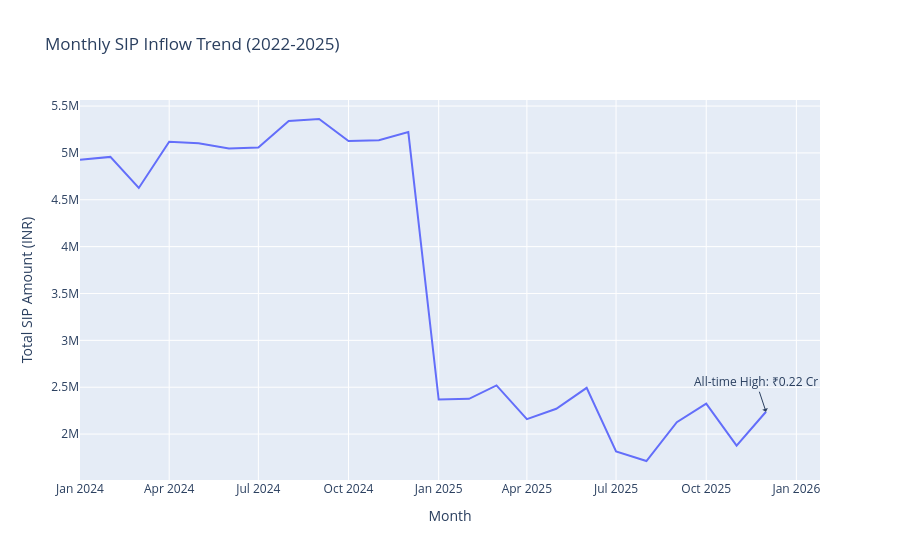

The notebook cell saved with this chart:
### Markdown cell above
## 3. SIP Inflow Time-Series
Monthly SIP trend with Dec 2025 peak annotation.

### Code cell
query_sip = """
SELECT d.year, d.month, SUM(t.amount_inr) as total_sip
FROM fact_transactions t
JOIN dim_date d ON t.transaction_date = d.date
WHERE t.transaction_type = 'SIP'
GROUP BY d.year, d.month
ORDER BY d.year, d.month
"""
df_sip = pd.read_sql(query_sip, engine)
df_sip['date'] = pd.to_datetime(df_sip[['year', 'month']].assign(day=1))

fig_sip = px.line(df_sip, x='date', y='total_sip', title='Monthly SIP Inflow Trend (2022-2025)',
                  labels={'total_sip': 'Total SIP Amount (INR)', 'date': 'Month'})

peak_val = df_sip[df_sip['date'] == '2025-12-01']['total_sip'].values[0]
fig_sip.add_annotation(x="2025-12-01", y=peak_val, text=f"All-time High: ₹{peak_val/1e7:.2f} Cr",
                       showarrow=True, arrowhead=1)
fig_sip.show()
fig_sip.write_image(os.path.join(chart_export_dir, "03_sip_trend.png"))

### Figure 1 — Plotly figure (JSON) as saved in the notebook; plotly's stock layout.template omitted (floating-point values rounded to 4 significant figures)
{"data": [{"hovertemplate": "Month=%{x}<br>Total SIP Amount (INR)=%{y}<extra></extra>", "legendgroup": "", "line": {"color": "#636efa", "dash": "solid"}, "marker": {"symbol": "circle"}, "mode": "lines", "name": "", "orientation": "v", "showlegend": false, "type": "scatter", "x": ["2024-01-01T00:00:00", "2024-02-01T00:00:00", "2024-03-01T00:00:00", "2024-04-01T00:00:00", "2024-05-01T00:00:00", "2024-06-01T00:00:00", "2024-07-01T00:00:00", "2024-08-01T00:00:00", "2024-09-01T00:00:00", "2024-10-01T00:00:00", "2024-11-01T00:00:00", "2024-12-01T00:00:00", "2025-01-01T00:00:00", "2025-02-01T00:00:00", "2025-03-01T00:00:00", "2025-04-01T00:00:00", "2025-05-01T00:00:00", "2025-06-01T00:00:00", "2025-07-01T00:00:00", "2025-08-01T00:00:00", "2025-09-01T00:00:00", "2025-10-01T00:00:00", "2025-11-01T00:00:00", "2025-12-01T00:00:00"], "xaxis": "x", "y": [4928000.0, 4957000.0, 4626000.0, 5120000.0, 5102000.0, 5048000.0, 5057000.0, 5340000.0, 5362000.0, 5128000.0, 5136000.0, 5222000.0, 2368000.0, 2377000.0, 2520000.0, 2159000.0, 2270000.0, 2493000.0, 1814000.0, 1713000.0, 2127000.0, 2325000.0, 1877000.0, 2238000.0], "yaxis": "y"}], "layout": {"annotations": [{"arrowhead": 1, "showarrow": true, "text": "All-time High: ₹0.22 Cr", "x": "2025-12-01", "y": 2238000.0}], "legend": {"tracegroupgap": 0}, "title": {"text": "Monthly SIP Inflow Trend (2022-2025)"}, "xaxis": {"anchor": "y", "domain": [0.0, 1.0], "title": {"text": "Month"}}, "yaxis": {"anchor": "x", "domain": [0.0, 1.0], "title": {"text": "Total SIP Amount (INR)"}}}}
